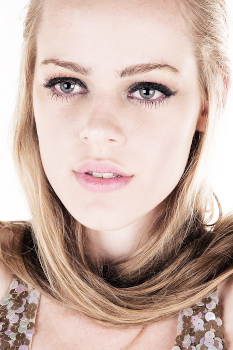
//> input picture girl_small.jpg, 233 x 350 px
$ ./boxparser   (built with g++ and OpenCV 4)
//> lines starting //> are read from the running program, lines starting //| are printed output that depends on the picture; after the words box and inside, x2 and y2 are one past the last pixel; in counts of white or black regions, pixels touching at a corner belong together
/* Extract all integers from string */
#include <iostream>
#include <opencv2/opencv.hpp>
#include <sstream>
#include <vector>

using namespace std;
using namespace cv;

template<class T>
void printVector(vector<vector<T>> const &mat) {
	for (vector<T> row: mat) {
		for (T val: row) {
			cout << val << " ";
		}
		cout << '\n';
	}
}

void drawBoxes(Mat &img,vector<vector<int>> const &mat,Scalar color) {
	for (vector<int> row: mat) {
  		rectangle( img,
  		       Point( row[0],row[1]),
  		       Point( row[2],row[3]),
  		       color,
  		       LINE_4,
  		       LINE_8 );
	}
}
void extractBoxes(string str, int num_boxes, vector<vector<int>> &boxes)
{
	stringstream ss;

	/* Storing the whole string into string stream */
	ss << str.substr(1);
	//vector<vector<int>> fboxes;
	int nboxes = num_boxes;

	/* Running loop till the end of the stream */
	string temp;
	int found;
	int j = 0;
	vector<int> v;

	for (int i=0; i<nboxes;){
		/* extracting word by word from stream */

		ss >> temp;

		/* Checking the given word is integer or not */
		if (stringstream(temp) >> found){
			cout << found << " ";
			v.push_back(found);
			j++;
			if (j == 4){
				j=0; i++;
				boxes.push_back(v);
				v.clear();
				cout <<  " | ";
			}
		}

		/* To save from space at the end of string */
		temp = "";
	}
	cout << endl;
	//printVector(boxes);
}

// Driver code
int main()
{
    Mat img;
    img = imread("../girl_small.jpg", CV_LOAD_IMAGE_COLOR);   // Read the file
//> img is the input picture: 350 rows x 233 cols, CV_8UC3; mean B, G, R 168.1, 178.6, 203.1

    if(! img.data )                              // Check for invalid input
    {
        cout << "Couldn't open the image" << std::endl ;
        return -1;
    }
	string faces = "[8, 16, 212, 220]";
	string eyes  = "[39, 60, 90, 111, 118, 64, 174, 120]";
	string str   = "[ 88, 30, 100, 400, 33, 40, 500, 300, 11, 23, 300, 400]";

	// [8 lines of commented-out code are left out]
	vector<vector<int>> fboxes;
	int numberOfBoxes = 1;
	extractBoxes(faces,numberOfBoxes,fboxes);
	printVector(fboxes);
	drawBoxes(img,fboxes,Scalar( 255,0,0 ));
//> after the loop in drawBoxes, `for (vector<int> row: mat)`:
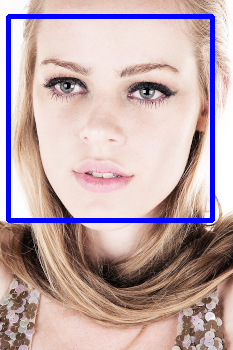
//> img: 350 rows x 233 cols, CV_8UC3; 4.99% of pixels changed, all inside (x1, y1, x2, y2) = (6, 14, 215, 223)

	// Draw faces
	vector<vector<int>> eboxes;
	numberOfBoxes = 2;
	extractBoxes(eyes,numberOfBoxes,eboxes);
	printVector(eboxes);
	drawBoxes(img,eboxes,Scalar( 0,255,0 ));
//> call 2 of drawBoxes, with color = Scalar(0, 255)
//> after the loop in drawBoxes (call 2), `for (vector<int> row: mat)`:
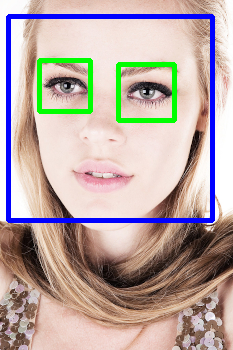
//> img: 350 rows x 233 cols, CV_8UC3; 2.59% of pixels changed, all inside (x1, y1, x2, y2) = (37, 58, 177, 123)

    imwrite("./output_cplusplus.jpg", img);   // Read the file
	return 0;
}
